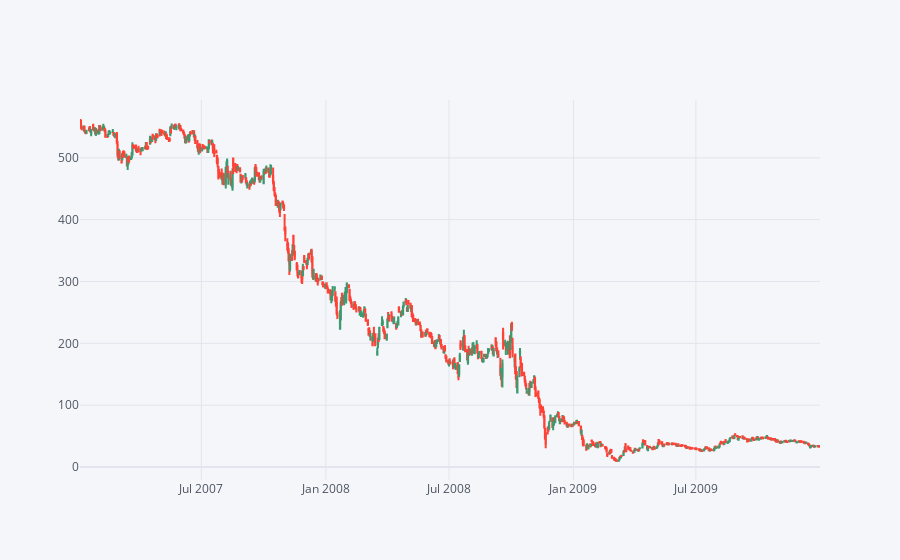

The cell this chart's notebook holds for it:
### Code cell
# Effect of Housing Crisis in Citi Bank's stocks in 2008
C[['Open', 'High', 'Low', 'Close']].loc
['2007-01-01':'2010-01-01'].iplot(kind='candle')

### Figure 1 — Plotly figure (JSON) as saved in the notebook; plotly's stock layout.template omitted (floating-point values rounded to 4 significant figures; data arrays with more than 128 entries replaced by an {"elided": "..."} marker saying what was removed)
{"data": [{"close": {"elided": "756 float values"}, "high": {"elided": "756 float values"}, "low": {"elided": "756 float values"}, "open": {"elided": "756 float values"}, "showlegend": false, "type": "candlestick", "x": {"elided": "756 str values"}, "yaxis": "y2"}], "layout": {"legend": {"bgcolor": "#F5F6F9", "font": {"color": "#4D5663"}}, "paper_bgcolor": "#F5F6F9", "plot_bgcolor": "#F5F6F9", "title": {"font": {"color": "#4D5663"}}, "xaxis": {"gridcolor": "#E1E5ED", "rangeslider": {"visible": false}, "showgrid": true, "tickfont": {"color": "#4D5663"}, "title": {"font": {"color": "#4D5663"}, "text": ""}, "zerolinecolor": "#E1E5ED"}, "yaxis": {"gridcolor": "#E1E5ED", "showgrid": true, "showticklabels": false, "tickfont": {"color": "#4D5663"}, "title": {"font": {"color": "#4D5663"}, "text": ""}, "zerolinecolor": "#E1E5ED"}, "yaxis2": {"gridcolor": "#E1E5ED", "showgrid": true, "tickfont": {"color": "#4D5663"}, "title": {"font": {"color": "#4D5663"}, "text": ""}, "zerolinecolor": "#E1E5ED"}}}
